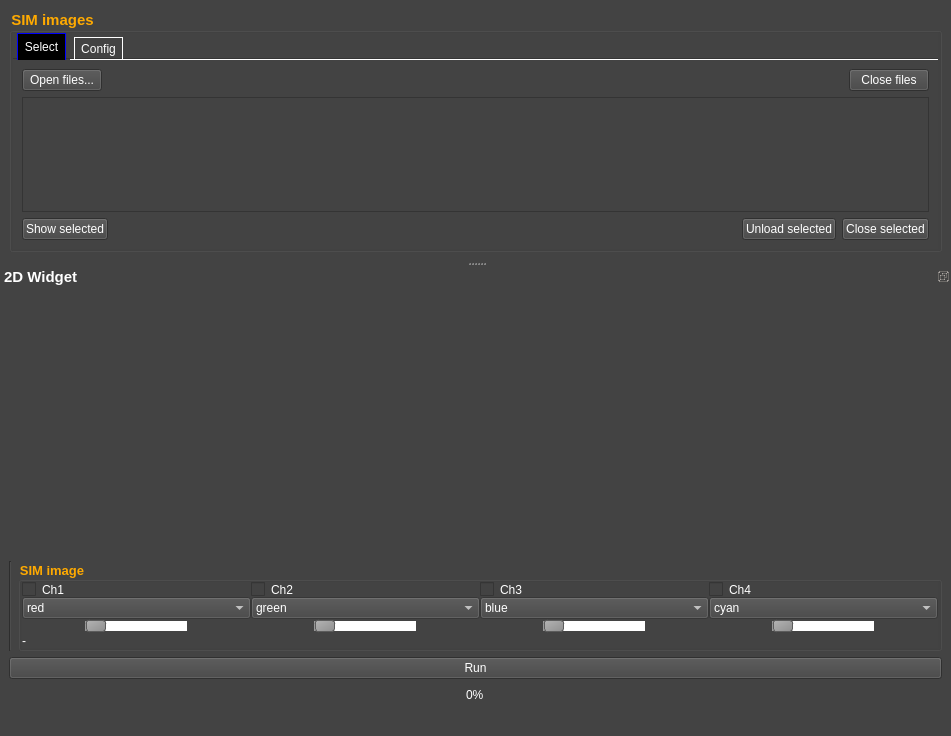
<?xml version="1.0" encoding="UTF-8"?>
<ui version="4.0">
 <class>MainWindow</class>
 <widget class="QMainWindow" name="MainWindow">
  <property name="enabled">
   <bool>true</bool>
  </property>
  <property name="geometry">
   <rect>
    <x>0</x>
    <y>0</y>
    <width>951</width>
    <height>736</height>
   </rect>
  </property>
  <property name="windowTitle">
   <string>LineProfiler_1.0</string>
  </property>
  <property name="windowIcon">
   <iconset>
    <normaloff>:/icon/icons/molecules2.png</normaloff>:/icon/icons/molecules2.png</iconset>
  </property>
  <property name="styleSheet">
   <string notr="true">QWidget{
	background-color: rgb(67, 67, 67);
	color: rgb(255, 255, 255);
}

QScrollArea{
	border: 0px;
	margin: 0px;
	padding: 0px;
}

QToolTip { 
	color: #000;
}
QTabBar::tab {
	border: 1px #fff;
	border-top-style :solid;
	border-right-style :solid; 
	border-bottom-style :none; 
	border-left-style :solid;
	padding: 4px 6px;
	margin: 0px 4px;
/*
	border-top-left-radius: 5px;
	border-top-right-radius: 5px;
	min-width: 90px;
	min-height: 75px;
*/	
}

QTabBar::tab:selected{
	background-color: #000000;
	border: 1px blue;
	border-top-style :solid;
	border-right-style :solid; 
	border-bottom-style :none; 
	border-left-style :solid;
	padding: 4px 6px;
}
QTabBar::tab:!selected {
    margin-top: 4px; }
/*QGroupBox:title{
	color: #ffaa00;
}*/

QGroupBox{
	color: #ffaa00;
	
}
QPushButton:disabled,
QPushButton[disabled]{
	background-color: rgb(50, 50, 50);
}
QProgressBar {
text-align: center;
padding: -1px;
border-bottom-right-radius: 10px;
border-bottom-left-radius: 10px;
background: QLinearGradient( x1: 0, y1: 0, x2: 1, y2: 0,
stop: 0 #fff,
stop: 1 #999999 );
width: 15px;
}
QProgressBar::chunk {
background: QLinearGradient( x1: 0, y1: 0, x2: 1, y2: 0,
stop: 0 #006d1b,
stop: 1 #01a82a );

border-bottom-right-radius: 10px;
border-bottom-left-radius: 10px;
}</string>
  </property>
  <widget class="QWidget" name="centralwidget">
   <property name="minimumSize">
    <size>
     <width>0</width>
     <height>235</height>
    </size>
   </property>
   <property name="styleSheet">
    <string notr="true"/>
   </property>
   <layout class="QHBoxLayout" name="horizontalLayout_14">
    <item>
     <widget class="QFrame" name="frame_images_actions">
      <property name="font">
       <font>
        <pointsize>8</pointsize>
       </font>
      </property>
      <property name="frameShape">
       <enum>QFrame::NoFrame</enum>
      </property>
      <property name="frameShadow">
       <enum>QFrame::Raised</enum>
      </property>
      <property name="lineWidth">
       <number>1</number>
      </property>
      <layout class="QHBoxLayout" name="horizontalLayout">
       <property name="spacing">
        <number>6</number>
       </property>
       <property name="leftMargin">
        <number>0</number>
       </property>
       <property name="topMargin">
        <number>0</number>
       </property>
       <property name="rightMargin">
        <number>0</number>
       </property>
       <property name="bottomMargin">
        <number>0</number>
       </property>
       <item>
        <widget class="QGroupBox" name="groupBox_top_controls">
         <property name="font">
          <font>
           <pointsize>11</pointsize>
           <weight>75</weight>
           <bold>true</bold>
          </font>
         </property>
         <property name="title">
          <string>SIM images</string>
         </property>
         <layout class="QVBoxLayout" name="verticalLayout_6">
          <property name="spacing">
           <number>0</number>
          </property>
          <property name="leftMargin">
           <number>1</number>
          </property>
          <property name="topMargin">
           <number>0</number>
          </property>
          <property name="rightMargin">
           <number>1</number>
          </property>
          <property name="bottomMargin">
           <number>0</number>
          </property>
          <item>
           <widget class="QTabWidget" name="tab_5">
            <property name="enabled">
             <bool>true</bool>
            </property>
            <property name="sizePolicy">
             <sizepolicy hsizetype="Expanding" vsizetype="Expanding">
              <horstretch>100</horstretch>
              <verstretch>0</verstretch>
             </sizepolicy>
            </property>
            <property name="tabPosition">
             <enum>QTabWidget::North</enum>
            </property>
            <property name="tabShape">
             <enum>QTabWidget::Rounded</enum>
            </property>
            <property name="currentIndex">
             <number>0</number>
            </property>
            <property name="iconSize">
             <size>
              <width>20</width>
              <height>20</height>
             </size>
            </property>
            <property name="documentMode">
             <bool>true</bool>
            </property>
            <widget class="QWidget" name="tab_3">
             <attribute name="icon">
              <iconset>
               <normaloff>:/icon/icons/selection13.png</normaloff>:/icon/icons/selection13.png</iconset>
             </attribute>
             <attribute name="title">
              <string>Select</string>
             </attribute>
             <layout class="QVBoxLayout" name="verticalLayout_2">
              <item>
               <layout class="QHBoxLayout" name="horizontalLayout_9">
                <property name="topMargin">
                 <number>0</number>
                </property>
                <item>
                 <widget class="QPushButton" name="pushButton_open">
                  <property name="cursor">
                   <cursorShape>PointingHandCursor</cursorShape>
                  </property>
                  <property name="text">
                   <string>Open files...</string>
                  </property>
                 </widget>
                </item>
                <item>
                 <spacer name="horizontalSpacer_4">
                  <property name="orientation">
                   <enum>Qt::Horizontal</enum>
                  </property>
                  <property name="sizeHint" stdset="0">
                   <size>
                    <width>40</width>
                    <height>20</height>
                   </size>
                  </property>
                 </spacer>
                </item>
                <item>
                 <widget class="QPushButton" name="pushButton_close_all">
                  <property name="cursor">
                   <cursorShape>PointingHandCursor</cursorShape>
                  </property>
                  <property name="text">
                   <string>Close files</string>
                  </property>
                 </widget>
                </item>
               </layout>
              </item>
              <item>
               <widget class="QListWidget" name="image_list">
                <property name="selectionMode">
                 <enum>QAbstractItemView::MultiSelection</enum>
                </property>
               </widget>
              </item>
              <item>
               <layout class="QHBoxLayout" name="horizontalLayout_7">
                <item>
                 <widget class="QPushButton" name="pushButton_show">
                  <property name="text">
                   <string>Show selected</string>
                  </property>
                 </widget>
                </item>
                <item>
                 <spacer name="horizontalSpacer_9">
                  <property name="orientation">
                   <enum>Qt::Horizontal</enum>
                  </property>
                  <property name="sizeHint" stdset="0">
                   <size>
                    <width>40</width>
                    <height>20</height>
                   </size>
                  </property>
                 </spacer>
                </item>
                <item>
                 <widget class="QPushButton" name="pushButton_unload">
                  <property name="cursor">
                   <cursorShape>PointingHandCursor</cursorShape>
                  </property>
                  <property name="text">
                   <string>Unload selected</string>
                  </property>
                 </widget>
                </item>
                <item>
                 <widget class="QPushButton" name="pushButton_close">
                  <property name="cursor">
                   <cursorShape>PointingHandCursor</cursorShape>
                  </property>
                  <property name="text">
                   <string>Close selected</string>
                  </property>
                 </widget>
                </item>
               </layout>
              </item>
             </layout>
            </widget>
            <widget class="QWidget" name="tab_4">
             <attribute name="icon">
              <iconset>
               <normaloff>:/icon/icons/settings48.png</normaloff>:/icon/icons/settings48.png</iconset>
             </attribute>
             <attribute name="title">
              <string>Config</string>
             </attribute>
             <layout class="QVBoxLayout" name="verticalLayout_4">
              <item>
               <widget class="QGroupBox" name="groupBox_config">
                <property name="title">
                 <string>Specific configurations</string>
                </property>
                <widget class="QWidget" name="gridLayoutWidget">
                 <property name="geometry">
                  <rect>
                   <x>0</x>
                   <y>19</y>
                   <width>911</width>
                   <height>51</height>
                  </rect>
                 </property>
                 <layout class="QGridLayout" name="gridLayout">
                  <item row="0" column="0">
                   <widget class="QLabel" name="label_distance_threshold">
                    <property name="text">
                     <string>Distance threshold</string>
                    </property>
                   </widget>
                  </item>
                  <item row="1" column="2">
                   <widget class="QLabel" name="label_upper_lim">
                    <property name="text">
                     <string>Upper distance limit</string>
                    </property>
                   </widget>
                  </item>
                  <item row="1" column="1">
                   <widget class="QSpinBox" name="spinBox_lower_limit">
                    <property name="maximum">
                     <number>1000</number>
                    </property>
                    <property name="value">
                     <number>400</number>
                    </property>
                   </widget>
                  </item>
                  <item row="0" column="2">
                   <widget class="QLabel" name="label_blur">
                    <property name="text">
                     <string>Gaussian blur</string>
                    </property>
                   </widget>
                  </item>
                  <item row="1" column="0">
                   <widget class="QLabel" name="label_lower_lim">
                    <property name="text">
                     <string>Lower distance limit</string>
                    </property>
                   </widget>
                  </item>
                  <item row="1" column="3">
                   <widget class="QSpinBox" name="spinBox_upper_limit">
                    <property name="maximum">
                     <number>1500</number>
                    </property>
                    <property name="value">
                     <number>800</number>
                    </property>
                   </widget>
                  </item>
                  <item row="0" column="3">
                   <widget class="QSpinBox" name="spinBox_gaussian_blur">
                    <property name="singleStep">
                     <number>1</number>
                    </property>
                    <property name="value">
                     <number>5</number>
                    </property>
                   </widget>
                  </item>
                  <item row="0" column="1">
                   <widget class="QDoubleSpinBox" name="doubleSpinBox_distance_threshold">
                    <property name="maximum">
                     <double>1.000000000000000</double>
                    </property>
                    <property name="singleStep">
                     <double>0.100000000000000</double>
                    </property>
                    <property name="value">
                     <double>0.400000000000000</double>
                    </property>
                   </widget>
                  </item>
                 </layout>
                </widget>
               </widget>
              </item>
              <item>
               <widget class="QGroupBox" name="groupBox_config_calibration">
                <property name="font">
                 <font>
                  <pointsize>10</pointsize>
                  <weight>75</weight>
                  <bold>true</bold>
                 </font>
                </property>
                <property name="title">
                 <string>Intensity threshold</string>
                </property>
                <property name="flat">
                 <bool>true</bool>
                </property>
                <layout class="QHBoxLayout" name="horizontalLayout_12">
                 <property name="leftMargin">
                  <number>0</number>
                 </property>
                 <property name="topMargin">
                  <number>0</number>
                 </property>
                 <property name="rightMargin">
                  <number>0</number>
                 </property>
                 <property name="bottomMargin">
                  <number>0</number>
                 </property>
                 <item>
                  <layout class="QHBoxLayout" name="horizontalLayout_2">
                   <item>
                    <spacer name="horizontalSpacer_3">
                     <property name="orientation">
                      <enum>Qt::Horizontal</enum>
                     </property>
                     <property name="sizeType">
                      <enum>QSizePolicy::Minimum</enum>
                     </property>
                     <property name="sizeHint" stdset="0">
                      <size>
                       <width>40</width>
                       <height>20</height>
                      </size>
                     </property>
                    </spacer>
                   </item>
                   <item>
                    <widget class="QLabel" name="label">
                     <property name="text">
                      <string>Threshold value</string>
                     </property>
                    </widget>
                   </item>
                   <item>
                    <spacer name="horizontalSpacer_2">
                     <property name="orientation">
                      <enum>Qt::Horizontal</enum>
                     </property>
                     <property name="sizeType">
                      <enum>QSizePolicy::Minimum</enum>
                     </property>
                     <property name="sizeHint" stdset="0">
                      <size>
                       <width>40</width>
                       <height>20</height>
                      </size>
                     </property>
                    </spacer>
                   </item>
                   <item>
                    <widget class="QSpinBox" name="spinBox_intensity_threshold">
                     <property name="minimum">
                      <number>1</number>
                     </property>
                     <property name="maximum">
                      <number>60</number>
                     </property>
                     <property name="value">
                      <number>30</number>
                     </property>
                    </widget>
                   </item>
                   <item>
                    <widget class="QSlider" name="horizontalSlider_intensity_threshold">
                     <property name="minimum">
                      <number>1</number>
                     </property>
                     <property name="maximum">
                      <number>60</number>
                     </property>
                     <property name="value">
                      <number>30</number>
                     </property>
                     <property name="orientation">
                      <enum>Qt::Horizontal</enum>
                     </property>
                    </widget>
                   </item>
                  </layout>
                 </item>
                </layout>
               </widget>
              </item>
             </layout>
            </widget>
           </widget>
          </item>
         </layout>
        </widget>
       </item>
      </layout>
     </widget>
    </item>
   </layout>
  </widget>
  <widget class="QDockWidget" name="dockWidget">
   <property name="enabled">
    <bool>true</bool>
   </property>
   <property name="sizePolicy">
    <sizepolicy hsizetype="Preferred" vsizetype="Preferred">
     <horstretch>0</horstretch>
     <verstretch>0</verstretch>
    </sizepolicy>
   </property>
   <property name="font">
    <font>
     <pointsize>11</pointsize>
     <weight>75</weight>
     <bold>true</bold>
     <strikeout>false</strikeout>
    </font>
   </property>
   <property name="floating">
    <bool>false</bool>
   </property>
   <property name="features">
    <set>QDockWidget::DockWidgetFloatable|QDockWidget::DockWidgetMovable</set>
   </property>
   <property name="allowedAreas">
    <set>Qt::BottomDockWidgetArea</set>
   </property>
   <property name="windowTitle">
    <string>2D Widget</string>
   </property>
   <attribute name="dockWidgetArea">
    <number>8</number>
   </attribute>
   <widget class="QWidget" name="dockWidgetContents">
    <property name="sizePolicy">
     <sizepolicy hsizetype="Preferred" vsizetype="Expanding">
      <horstretch>0</horstretch>
      <verstretch>0</verstretch>
     </sizepolicy>
    </property>
    <property name="minimumSize">
     <size>
      <width>0</width>
      <height>427</height>
     </size>
    </property>
    <layout class="QVBoxLayout" name="verticalLayout_11">
     <item>
      <widget class="QWidget" name="viewer_container" native="true">
       <property name="sizePolicy">
        <sizepolicy hsizetype="Expanding" vsizetype="Expanding">
         <horstretch>0</horstretch>
         <verstretch>0</verstretch>
        </sizepolicy>
       </property>
       <layout class="QVBoxLayout" name="verticalLayout_13">
        <property name="leftMargin">
         <number>0</number>
        </property>
        <property name="topMargin">
         <number>0</number>
        </property>
        <property name="rightMargin">
         <number>0</number>
        </property>
        <property name="bottomMargin">
         <number>0</number>
        </property>
        <item>
         <layout class="QVBoxLayout" name="viewer_container_layout">
          <property name="spacing">
           <number>6</number>
          </property>
         </layout>
        </item>
       </layout>
      </widget>
     </item>
     <item>
      <widget class="QWidget" name="widget_6" native="true">
       <layout class="QHBoxLayout" name="horizontalLayout_8">
        <property name="spacing">
         <number>6</number>
        </property>
        <property name="leftMargin">
         <number>0</number>
        </property>
        <property name="topMargin">
         <number>0</number>
        </property>
        <property name="rightMargin">
         <number>0</number>
        </property>
        <property name="bottomMargin">
         <number>0</number>
        </property>
        <item>
         <widget class="Line" name="line_3">
          <property name="orientation">
           <enum>Qt::Vertical</enum>
          </property>
         </widget>
        </item>
        <item>
         <widget class="QGroupBox" name="groupBox_confocal_bottom_controls">
          <property name="font">
           <font>
            <pointsize>10</pointsize>
            <weight>75</weight>
            <bold>true</bold>
           </font>
          </property>
          <property name="styleSheet">
           <string notr="true">border-color: qlineargradient(spread:pad, x1:0, y1:0, x2:1, y2:0, stop:0 rgba(0, 0, 0, 255), stop:1 rgba(255, 255, 255, 255));</string>
          </property>
          <property name="title">
           <string>SIM image</string>
          </property>
          <property name="flat">
           <bool>true</bool>
          </property>
          <layout class="QVBoxLayout" name="verticalLayout_15">
           <property name="spacing">
            <number>0</number>
           </property>
           <property name="leftMargin">
            <number>1</number>
           </property>
           <property name="topMargin">
            <number>0</number>
           </property>
           <property name="rightMargin">
            <number>1</number>
           </property>
           <property name="bottomMargin">
            <number>0</number>
           </property>
           <item>
            <widget class="QWidget" name="widget_4" native="true">
             <property name="styleSheet">
              <string notr="true">QSlider::groove:horizontal {
                    border: 1px solid #999999;
                    height: 8px; /* the groove expands to the size of the slider by default. by giving it a height, it has a fixed size */
                    width: 100px;
                    background: qlineargradient(x1:0, y1:0, x2:0, y2:1, stop:0 #B1B1B1, stop:1 #c4c4c4);
                }
QSlider::handle::horizontal:disabled{
	background: #0033cc;
}


QSlider::handle:horizontal {
	background: qlineargradient(x1:0, y1:0, x2:1, y2:1, stop:0 #b4b4b4,stop:1 #8f8f8f);
	border: 1px solid #5c5c5c;
	width: 18px;
	margin: -2px 0; /* handle is placed by default on the contents rect of the groove. Expand outside the groove */
	border-radius: 3px;}
QSlider::handle:horizontal:pressed {
	background: #0033cc;
}

QSlider::add-page:horizontal {
	background: white;
                }
</string>
             </property>
             <layout class="QGridLayout" name="gridLayout_3">
              <property name="leftMargin">
               <number>0</number>
              </property>
              <property name="topMargin">
               <number>0</number>
              </property>
              <property name="rightMargin">
               <number>0</number>
              </property>
              <property name="bottomMargin">
               <number>0</number>
              </property>
              <property name="spacing">
               <number>0</number>
              </property>
              <item row="1" column="3">
               <widget class="QComboBox" name="comboBox_channel3_color">
                <property name="enabled">
                 <bool>false</bool>
                </property>
                <property name="editable">
                 <bool>false</bool>
                </property>
                <property name="currentIndex">
                 <number>3</number>
                </property>
                <item>
                 <property name="text">
                  <string>red</string>
                 </property>
                 <property name="icon">
                  <iconset>
                   <normaloff>:/icon/icons/square-rounded-32-r.png</normaloff>:/icon/icons/square-rounded-32-r.png</iconset>
                 </property>
                </item>
                <item>
                 <property name="text">
                  <string>green</string>
                 </property>
                 <property name="icon">
                  <iconset>
                   <normaloff>:/icon/icons/square-rounded-32-g.png</normaloff>:/icon/icons/square-rounded-32-g.png</iconset>
                 </property>
                </item>
                <item>
                 <property name="text">
                  <string>blue</string>
                 </property>
                 <property name="icon">
                  <iconset>
                   <normaloff>:/icon/icons/square-rounded-32-b.png</normaloff>:/icon/icons/square-rounded-32-b.png</iconset>
                 </property>
                </item>
                <item>
                 <property name="text">
                  <string>cyan</string>
                 </property>
                 <property name="icon">
                  <iconset>
                   <normaloff>:/icon/icons/square-rounded-32-c.png</normaloff>:/icon/icons/square-rounded-32-c.png</iconset>
                 </property>
                </item>
                <item>
                 <property name="text">
                  <string>magenta</string>
                 </property>
                 <property name="icon">
                  <iconset>
                   <normaloff>:/icon/icons/square-rounded-32-m.png</normaloff>:/icon/icons/square-rounded-32-m.png</iconset>
                 </property>
                </item>
                <item>
                 <property name="text">
                  <string>yellow</string>
                 </property>
                 <property name="icon">
                  <iconset>
                   <normaloff>:/icon/icons/square-rounded-32-y.png</normaloff>:/icon/icons/square-rounded-32-y.png</iconset>
                 </property>
                </item>
               </widget>
              </item>
              <item row="1" column="0">
               <widget class="QComboBox" name="comboBox_channel0_color">
                <property name="enabled">
                 <bool>false</bool>
                </property>
                <property name="editable">
                 <bool>false</bool>
                </property>
                <property name="currentIndex">
                 <number>0</number>
                </property>
                <item>
                 <property name="text">
                  <string>red</string>
                 </property>
                 <property name="icon">
                  <iconset>
                   <normaloff>:/icon/icons/square-rounded-32-r.png</normaloff>:/icon/icons/square-rounded-32-r.png</iconset>
                 </property>
                </item>
                <item>
                 <property name="text">
                  <string>green</string>
                 </property>
                 <property name="icon">
                  <iconset>
                   <normaloff>:/icon/icons/square-rounded-32-g.png</normaloff>:/icon/icons/square-rounded-32-g.png</iconset>
                 </property>
                </item>
                <item>
                 <property name="text">
                  <string>blue</string>
                 </property>
                 <property name="icon">
                  <iconset>
                   <normaloff>:/icon/icons/square-rounded-32-b.png</normaloff>:/icon/icons/square-rounded-32-b.png</iconset>
                 </property>
                </item>
                <item>
                 <property name="text">
                  <string>cyan</string>
                 </property>
                 <property name="icon">
                  <iconset>
                   <normaloff>:/icon/icons/square-rounded-32-c.png</normaloff>:/icon/icons/square-rounded-32-c.png</iconset>
                 </property>
                </item>
                <item>
                 <property name="text">
                  <string>magenta</string>
                 </property>
                 <property name="icon">
                  <iconset>
                   <normaloff>:/icon/icons/square-rounded-32-m.png</normaloff>:/icon/icons/square-rounded-32-m.png</iconset>
                 </property>
                </item>
                <item>
                 <property name="text">
                  <string>yellow</string>
                 </property>
                 <property name="icon">
                  <iconset>
                   <normaloff>:/icon/icons/square-rounded-32-y.png</normaloff>:/icon/icons/square-rounded-32-y.png</iconset>
                 </property>
                </item>
               </widget>
              </item>
              <item row="1" column="2">
               <widget class="QComboBox" name="comboBox_channel2_color">
                <property name="enabled">
                 <bool>false</bool>
                </property>
                <property name="editable">
                 <bool>false</bool>
                </property>
                <property name="currentIndex">
                 <number>2</number>
                </property>
                <item>
                 <property name="text">
                  <string>red</string>
                 </property>
                 <property name="icon">
                  <iconset>
                   <normaloff>:/icon/icons/square-rounded-32-r.png</normaloff>:/icon/icons/square-rounded-32-r.png</iconset>
                 </property>
                </item>
                <item>
                 <property name="text">
                  <string>green</string>
                 </property>
                 <property name="icon">
                  <iconset>
                   <normaloff>:/icon/icons/square-rounded-32-g.png</normaloff>:/icon/icons/square-rounded-32-g.png</iconset>
                 </property>
                </item>
                <item>
                 <property name="text">
                  <string>blue</string>
                 </property>
                 <property name="icon">
                  <iconset>
                   <normaloff>:/icon/icons/square-rounded-32-b.png</normaloff>:/icon/icons/square-rounded-32-b.png</iconset>
                 </property>
                </item>
                <item>
                 <property name="text">
                  <string>cyan</string>
                 </property>
                 <property name="icon">
                  <iconset>
                   <normaloff>:/icon/icons/square-rounded-32-c.png</normaloff>:/icon/icons/square-rounded-32-c.png</iconset>
                 </property>
                </item>
                <item>
                 <property name="text">
                  <string>magenta</string>
                 </property>
                 <property name="icon">
                  <iconset>
                   <normaloff>:/icon/icons/square-rounded-32-m.png</normaloff>:/icon/icons/square-rounded-32-m.png</iconset>
                 </property>
                </item>
                <item>
                 <property name="text">
                  <string>yellow</string>
                 </property>
                 <property name="icon">
                  <iconset>
                   <normaloff>:/icon/icons/square-rounded-32-y.png</normaloff>:/icon/icons/square-rounded-32-y.png</iconset>
                 </property>
                </item>
               </widget>
              </item>
              <item row="2" column="2">
               <widget class="QSlider" name="slider_channel2_slice">
                <property name="sizePolicy">
                 <sizepolicy hsizetype="Preferred" vsizetype="Fixed">
                  <horstretch>0</horstretch>
                  <verstretch>0</verstretch>
                 </sizepolicy>
                </property>
                <property name="orientation">
                 <enum>Qt::Horizontal</enum>
                </property>
               </widget>
              </item>
              <item row="0" column="0">
               <widget class="QCheckBox" name="checkBox_channel0">
                <property name="enabled">
                 <bool>false</bool>
                </property>
                <property name="text">
                 <string>Ch1</string>
                </property>
                <property name="checked">
                 <bool>false</bool>
                </property>
               </widget>
              </item>
              <item row="0" column="2">
               <widget class="QCheckBox" name="checkBox_channel2">
                <property name="enabled">
                 <bool>false</bool>
                </property>
                <property name="text">
                 <string>Ch3</string>
                </property>
                <property name="checked">
                 <bool>false</bool>
                </property>
               </widget>
              </item>
              <item row="1" column="1">
               <widget class="QComboBox" name="comboBox_channel1_color">
                <property name="enabled">
                 <bool>false</bool>
                </property>
                <property name="editable">
                 <bool>false</bool>
                </property>
                <property name="currentIndex">
                 <number>1</number>
                </property>
                <item>
                 <property name="text">
                  <string>red</string>
                 </property>
                 <property name="icon">
                  <iconset>
                   <normaloff>:/icon/icons/square-rounded-32-r.png</normaloff>:/icon/icons/square-rounded-32-r.png</iconset>
                 </property>
                </item>
                <item>
                 <property name="text">
                  <string>green</string>
                 </property>
                 <property name="icon">
                  <iconset>
                   <normaloff>:/icon/icons/square-rounded-32-g.png</normaloff>:/icon/icons/square-rounded-32-g.png</iconset>
                 </property>
                </item>
                <item>
                 <property name="text">
                  <string>blue</string>
                 </property>
                 <property name="icon">
                  <iconset>
                   <normaloff>:/icon/icons/square-rounded-32-b.png</normaloff>:/icon/icons/square-rounded-32-b.png</iconset>
                 </property>
                </item>
                <item>
                 <property name="text">
                  <string>cyan</string>
                 </property>
                 <property name="icon">
                  <iconset>
                   <normaloff>:/icon/icons/square-rounded-32-c.png</normaloff>:/icon/icons/square-rounded-32-c.png</iconset>
                 </property>
                </item>
                <item>
                 <property name="text">
                  <string>magenta</string>
                 </property>
                 <property name="icon">
                  <iconset>
                   <normaloff>:/icon/icons/square-rounded-32-m.png</normaloff>:/icon/icons/square-rounded-32-m.png</iconset>
                 </property>
                </item>
                <item>
                 <property name="text">
                  <string>yellow</string>
                 </property>
                 <property name="icon">
                  <iconset>
                   <normaloff>:/icon/icons/square-rounded-32-y.png</normaloff>:/icon/icons/square-rounded-32-y.png</iconset>
                 </property>
                </item>
               </widget>
              </item>
              <item row="3" column="0" colspan="4">
               <widget class="QLabel" name="label_info">
                <property name="lineWidth">
                 <number>1</number>
                </property>
                <property name="text">
                 <string>-</string>
                </property>
               </widget>
              </item>
              <item row="0" column="1">
               <widget class="QCheckBox" name="checkBox_channel1">
                <property name="enabled">
                 <bool>false</bool>
                </property>
                <property name="styleSheet">
                 <string notr="true"/>
                </property>
                <property name="text">
                 <string>Ch2</string>
                </property>
                <property name="checked">
                 <bool>false</bool>
                </property>
               </widget>
              </item>
              <item row="2" column="3">
               <widget class="QSlider" name="slider_channel3_slice">
                <property name="sizePolicy">
                 <sizepolicy hsizetype="Preferred" vsizetype="Fixed">
                  <horstretch>0</horstretch>
                  <verstretch>0</verstretch>
                 </sizepolicy>
                </property>
                <property name="orientation">
                 <enum>Qt::Horizontal</enum>
                </property>
               </widget>
              </item>
              <item row="0" column="3">
               <widget class="QCheckBox" name="checkBox_channel3">
                <property name="enabled">
                 <bool>false</bool>
                </property>
                <property name="text">
                 <string>Ch4</string>
                </property>
                <property name="checked">
                 <bool>false</bool>
                </property>
               </widget>
              </item>
              <item row="2" column="0">
               <widget class="QSlider" name="slider_channel0_slice">
                <property name="enabled">
                 <bool>true</bool>
                </property>
                <property name="sizePolicy">
                 <sizepolicy hsizetype="Preferred" vsizetype="Fixed">
                  <horstretch>0</horstretch>
                  <verstretch>0</verstretch>
                 </sizepolicy>
                </property>
                <property name="styleSheet">
                 <string notr="true"/>
                </property>
                <property name="singleStep">
                 <number>1</number>
                </property>
                <property name="sliderPosition">
                 <number>0</number>
                </property>
                <property name="orientation">
                 <enum>Qt::Horizontal</enum>
                </property>
                <property name="invertedAppearance">
                 <bool>false</bool>
                </property>
                <property name="invertedControls">
                 <bool>true</bool>
                </property>
               </widget>
              </item>
              <item row="2" column="1">
               <widget class="QSlider" name="slider_channel1_slice">
                <property name="sizePolicy">
                 <sizepolicy hsizetype="Preferred" vsizetype="Fixed">
                  <horstretch>0</horstretch>
                  <verstretch>0</verstretch>
                 </sizepolicy>
                </property>
                <property name="orientation">
                 <enum>Qt::Horizontal</enum>
                </property>
               </widget>
              </item>
             </layout>
            </widget>
           </item>
          </layout>
         </widget>
        </item>
       </layout>
      </widget>
     </item>
     <item>
      <widget class="QPushButton" name="pushButton_process">
       <property name="enabled">
        <bool>true</bool>
       </property>
       <property name="text">
        <string>Run</string>
       </property>
      </widget>
     </item>
     <item>
      <widget class="QProgressBar" name="progressBar">
       <property name="styleSheet">
        <string notr="true"/>
       </property>
       <property name="value">
        <number>0</number>
       </property>
      </widget>
     </item>
    </layout>
   </widget>
  </widget>
  <widget class="QStatusBar" name="statusBar"/>
 </widget>
 <resources/>
 <connections>
  <connection>
   <sender>spinBox_intensity_threshold</sender>
   <signal>valueChanged(int)</signal>
   <receiver>horizontalSlider_intensity_threshold</receiver>
   <slot>setValue(int)</slot>
   <hints>
    <hint type="sourcelabel">
     <x>282</x>
     <y>173</y>
    </hint>
    <hint type="destinationlabel">
     <x>288</x>
     <y>134</y>
    </hint>
   </hints>
  </connection>
  <connection>
   <sender>horizontalSlider_intensity_threshold</sender>
   <signal>valueChanged(int)</signal>
   <receiver>spinBox_intensity_threshold</receiver>
   <slot>setValue(int)</slot>
   <hints>
    <hint type="sourcelabel">
     <x>412</x>
     <y>138</y>
    </hint>
    <hint type="destinationlabel">
     <x>414</x>
     <y>168</y>
    </hint>
   </hints>
  </connection>
 </connections>
</ui>
